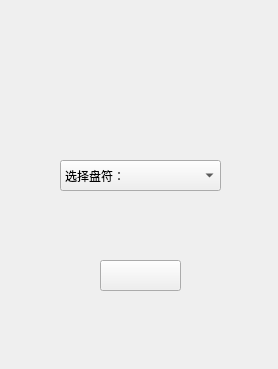
<?xml version="1.0" encoding="UTF-8"?>
<ui version="4.0">
 <class>HsaeEncryptTool</class>
 <widget class="QWidget" name="HsaeEncryptTool">
  <property name="geometry">
   <rect>
    <x>0</x>
    <y>0</y>
    <width>278</width>
    <height>369</height>
   </rect>
  </property>
  <property name="cursor">
   <cursorShape>ArrowCursor</cursorShape>
  </property>
  <property name="windowTitle">
   <string>HsaeEncryptTool</string>
  </property>
  <property name="styleSheet">
   <string notr="true"/>
  </property>
  <widget class="QPushButton" name="closeWindow">
   <property name="geometry">
    <rect>
     <x>248</x>
     <y>0</y>
     <width>31</width>
     <height>31</height>
    </rect>
   </property>
   <property name="text">
    <string/>
   </property>
   <property name="flat">
    <bool>true</bool>
   </property>
  </widget>
  <widget class="QPushButton" name="minWindow">
   <property name="geometry">
    <rect>
     <x>218</x>
     <y>0</y>
     <width>31</width>
     <height>31</height>
    </rect>
   </property>
   <property name="text">
    <string/>
   </property>
   <property name="autoDefault">
    <bool>false</bool>
   </property>
   <property name="default">
    <bool>false</bool>
   </property>
   <property name="flat">
    <bool>true</bool>
   </property>
  </widget>
  <widget class="QLabel" name="labIco">
   <property name="geometry">
    <rect>
     <x>10</x>
     <y>0</y>
     <width>21</width>
     <height>31</height>
    </rect>
   </property>
   <property name="text">
    <string/>
   </property>
  </widget>
  <widget class="QLabel" name="labTitle">
   <property name="geometry">
    <rect>
     <x>33</x>
     <y>0</y>
     <width>111</width>
     <height>31</height>
    </rect>
   </property>
   <property name="text">
    <string/>
   </property>
  </widget>
  <widget class="QComboBox" name="diskComBox">
   <property name="geometry">
    <rect>
     <x>60</x>
     <y>160</y>
     <width>161</width>
     <height>31</height>
    </rect>
   </property>
   <item>
    <property name="text">
     <string>选择盘符：</string>
    </property>
   </item>
  </widget>
  <widget class="QPushButton" name="sureExec">
   <property name="geometry">
    <rect>
     <x>100</x>
     <y>260</y>
     <width>81</width>
     <height>31</height>
    </rect>
   </property>
   <property name="text">
    <string/>
   </property>
  </widget>
  <widget class="QLabel" name="versionLab">
   <property name="geometry">
    <rect>
     <x>160</x>
     <y>350</y>
     <width>111</width>
     <height>21</height>
    </rect>
   </property>
   <property name="layoutDirection">
    <enum>Qt::RightToLeft</enum>
   </property>
   <property name="text">
    <string/>
   </property>
  </widget>
  <widget class="QLabel" name="label">
   <property name="geometry">
    <rect>
     <x>30</x>
     <y>50</y>
     <width>221</width>
     <height>51</height>
    </rect>
   </property>
   <property name="styleSheet">
    <string notr="true">image: url(:/logo.png);
color: rgb(255, 255, 255);</string>
   </property>
   <property name="text">
    <string/>
   </property>
  </widget>
 </widget>
 <layoutdefault spacing="6" margin="11"/>
 <resources/>
 <connections/>
</ui>
